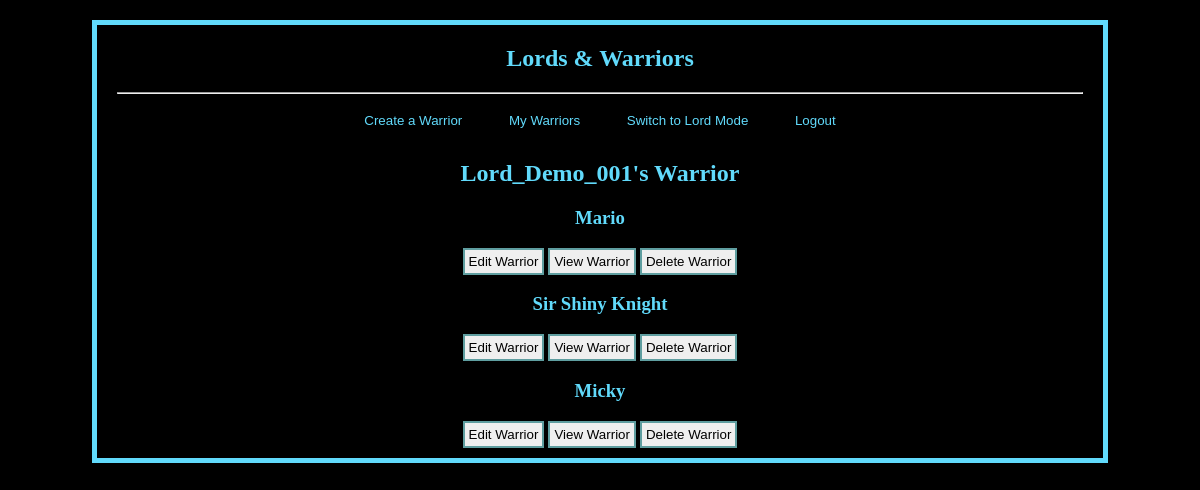
Page /mywarriors/ (signed in) on the earlier database version.
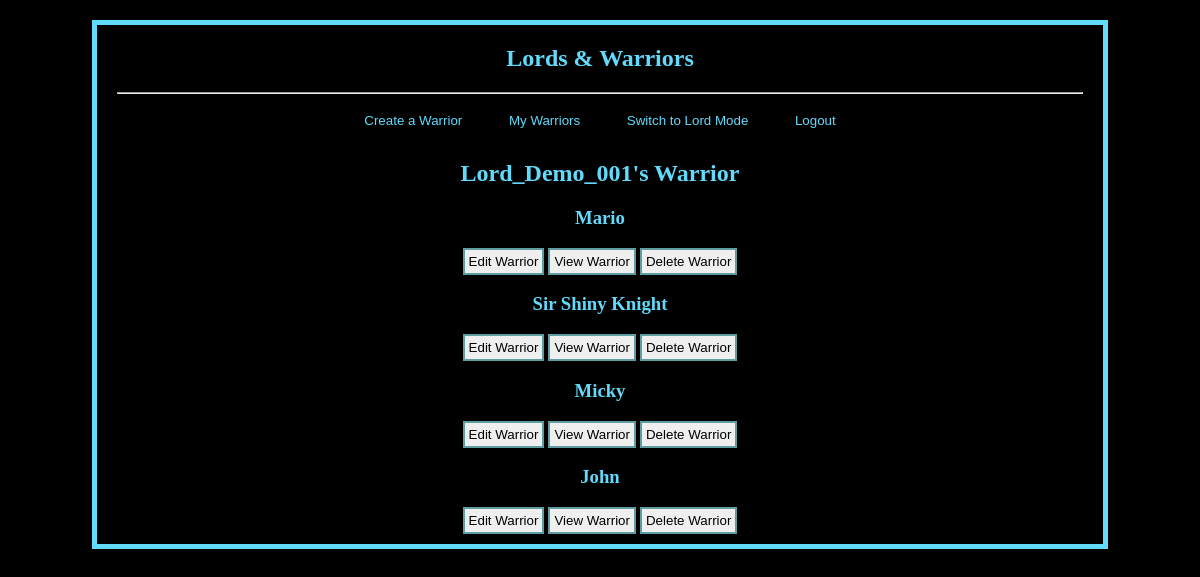
Same page on the later database version.
### DDGameApp/models.py (models this page shows)
class Character(models.Model):
    name = models.CharField(max_length = 25)
    pictureURL = models.CharField(max_length = 200, default = "https://cdn.pixabay.com/photo/2012/04/14/13/35/shield-33957_960_720.png")
    player = models.ForeignKey(User, on_delete= models.CASCADE)
    active = models.CharField(max_length = 25, default="no")
    level = models.IntegerField(default=1)
    experience = models.IntegerField(default=0)
    health = models.IntegerField(default=100)
    baseHealth = models.IntegerField(default=100)
    defense = models.IntegerField(default=10)
    attack = models.IntegerField(default=10)
    critical = models.IntegerField(default=15)
    dodge = models.IntegerField(default=10)
    coins = models.IntegerField(default = 100)

### DDGameApp/views.py (the view)
# urls.py: path('mywarriors/', views.mywar, name = 'mywar'),
def mywar(request):
    long = Character.objects.filter(player = request.user)
    length = len(long)
    return render(request, 'DDGameApp/mywarrior.html',{'war': Character.objects.filter(player = request.user), 'length':length})

### DDGameApp/templates/DDGameApp/mywarrior.html
{% extends 'DDGameApp/player.html' %} {% block play %}   {% load static %}
<section>
    <h2>{{user.username}}'s Warrior</h2>
    {% if length > 0%}
    {%for x in war%}
    <h3>{{x.name}}</h3>
    <button class="butt" onclick=window.location.href="{% url 'editwar' x.id %}" > Edit Warrior</button>
    <button class="butt" onclick=window.location.href="{% url 'viewwar' x.id %}" > View Warrior</button>
    <button class="butt" onclick=window.location.href="{% url 'delwar' x.id %}" >Delete Warrior</button>
    {%endfor%}
    {%else%}
    <h3>You do not any Game Worlds.</h3>
    <h4><a href="{%url 'newwar'%}">Create One!!</a></h4>
    {%endif%}
</section>
{% endblock %}

Differences in the rows shown:
added Character: name "John"
